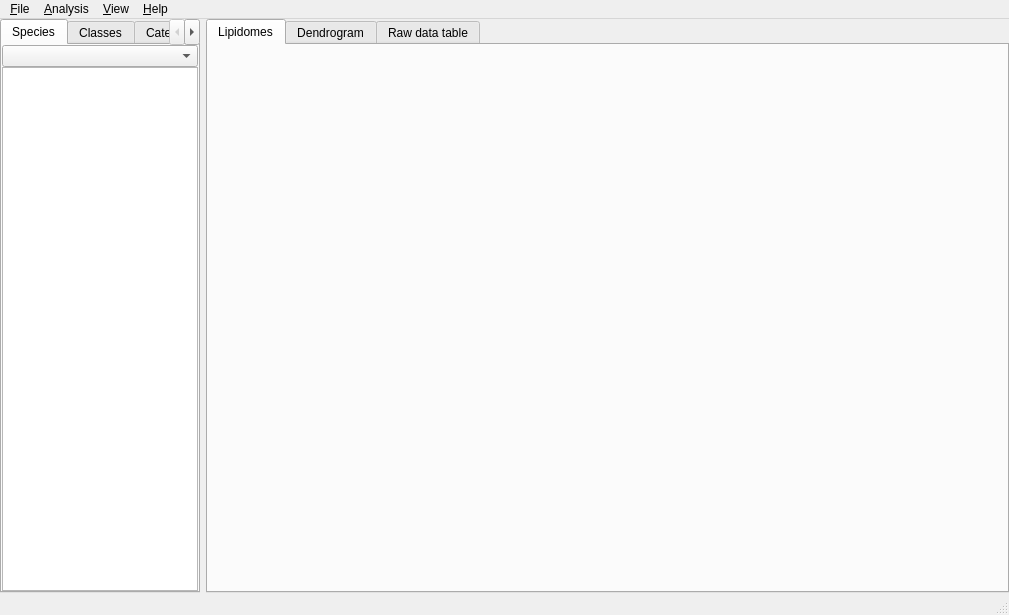
<?xml version="1.0" encoding="UTF-8"?>
<ui version="4.0">
 <class>LipidSpaceGUI</class>
 <widget class="QMainWindow" name="LipidSpaceGUI">
  <property name="geometry">
   <rect>
    <x>0</x>
    <y>0</y>
    <width>1009</width>
    <height>615</height>
   </rect>
  </property>
  <property name="windowTitle">
   <string>LipidSpace</string>
  </property>
  <widget class="QWidget" name="centralwidget">
   <property name="minimumSize">
    <size>
     <width>500</width>
     <height>400</height>
    </size>
   </property>
   <layout class="QGridLayout" name="gridLayout_2">
    <property name="leftMargin">
     <number>0</number>
    </property>
    <property name="topMargin">
     <number>0</number>
    </property>
    <property name="rightMargin">
     <number>0</number>
    </property>
    <property name="bottomMargin">
     <number>0</number>
    </property>
    <item row="0" column="1">
     <widget class="QTabWidget" name="tabWidget_2">
      <property name="currentIndex">
       <number>0</number>
      </property>
      <widget class="QWidget" name="tab_5">
       <attribute name="title">
        <string>Lipidomes</string>
       </attribute>
       <layout class="QGridLayout" name="gridLayout">
        <property name="leftMargin">
         <number>0</number>
        </property>
        <property name="topMargin">
         <number>0</number>
        </property>
        <property name="rightMargin">
         <number>0</number>
        </property>
        <property name="bottomMargin">
         <number>0</number>
        </property>
        <property name="spacing">
         <number>0</number>
        </property>
       </layout>
      </widget>
      <widget class="QWidget" name="tab_6">
       <attribute name="title">
        <string>Dendrogram</string>
       </attribute>
       <layout class="QGridLayout" name="gridLayout_3">
        <property name="leftMargin">
         <number>0</number>
        </property>
        <property name="topMargin">
         <number>0</number>
        </property>
        <property name="rightMargin">
         <number>0</number>
        </property>
        <property name="bottomMargin">
         <number>0</number>
        </property>
        <property name="spacing">
         <number>0</number>
        </property>
       </layout>
      </widget>
      <widget class="QWidget" name="tab_7">
       <attribute name="title">
        <string>Raw data table</string>
       </attribute>
       <layout class="QGridLayout" name="gridLayout_4">
        <property name="leftMargin">
         <number>0</number>
        </property>
        <property name="topMargin">
         <number>0</number>
        </property>
        <property name="rightMargin">
         <number>0</number>
        </property>
        <property name="bottomMargin">
         <number>0</number>
        </property>
        <property name="spacing">
         <number>0</number>
        </property>
        <item row="0" column="0">
         <widget class="QTableView" name="tableView"/>
        </item>
       </layout>
      </widget>
     </widget>
    </item>
    <item row="0" column="0">
     <widget class="QTabWidget" name="tabWidget">
      <property name="minimumSize">
       <size>
        <width>200</width>
        <height>0</height>
       </size>
      </property>
      <property name="maximumSize">
       <size>
        <width>200</width>
        <height>16777215</height>
       </size>
      </property>
      <property name="currentIndex">
       <number>0</number>
      </property>
      <widget class="QWidget" name="tab">
       <attribute name="title">
        <string>Species</string>
       </attribute>
       <layout class="QVBoxLayout" name="verticalLayout">
        <property name="spacing">
         <number>0</number>
        </property>
        <property name="leftMargin">
         <number>0</number>
        </property>
        <property name="topMargin">
         <number>0</number>
        </property>
        <property name="rightMargin">
         <number>0</number>
        </property>
        <property name="bottomMargin">
         <number>0</number>
        </property>
        <item>
         <widget class="QComboBox" name="comboBox"/>
        </item>
        <item>
         <widget class="QListWidget" name="listWidget"/>
        </item>
       </layout>
      </widget>
      <widget class="QWidget" name="tab_2">
       <attribute name="title">
        <string>Classes</string>
       </attribute>
       <layout class="QVBoxLayout" name="verticalLayout_2">
        <property name="spacing">
         <number>0</number>
        </property>
        <property name="leftMargin">
         <number>0</number>
        </property>
        <property name="topMargin">
         <number>0</number>
        </property>
        <property name="rightMargin">
         <number>0</number>
        </property>
        <property name="bottomMargin">
         <number>0</number>
        </property>
        <item>
         <widget class="QListView" name="listView"/>
        </item>
       </layout>
      </widget>
      <widget class="QWidget" name="tab_3">
       <attribute name="title">
        <string>Categories</string>
       </attribute>
       <layout class="QVBoxLayout" name="verticalLayout_3">
        <property name="spacing">
         <number>0</number>
        </property>
        <property name="leftMargin">
         <number>0</number>
        </property>
        <property name="topMargin">
         <number>0</number>
        </property>
        <property name="rightMargin">
         <number>0</number>
        </property>
        <property name="bottomMargin">
         <number>0</number>
        </property>
        <item>
         <widget class="QListView" name="listView_2"/>
        </item>
       </layout>
      </widget>
      <widget class="QWidget" name="tab_4">
       <attribute name="title">
        <string>Files</string>
       </attribute>
       <layout class="QVBoxLayout" name="verticalLayout_4">
        <property name="spacing">
         <number>0</number>
        </property>
        <property name="leftMargin">
         <number>0</number>
        </property>
        <property name="topMargin">
         <number>0</number>
        </property>
        <property name="rightMargin">
         <number>0</number>
        </property>
        <property name="bottomMargin">
         <number>0</number>
        </property>
        <item>
         <widget class="QListView" name="listView_3"/>
        </item>
       </layout>
      </widget>
     </widget>
    </item>
   </layout>
  </widget>
  <widget class="QMenuBar" name="menubar">
   <property name="geometry">
    <rect>
     <x>0</x>
     <y>0</y>
     <width>1009</width>
     <height>23</height>
    </rect>
   </property>
   <widget class="QMenu" name="menuLipidSpace">
    <property name="title">
     <string>&amp;File</string>
    </property>
    <addaction name="actionLoad_list_s"/>
    <addaction name="actionLoad_table"/>
    <addaction name="separator"/>
    <addaction name="actionExport_Results"/>
    <addaction name="separator"/>
    <addaction name="actionQuit"/>
   </widget>
   <widget class="QMenu" name="menuAnalysis">
    <property name="title">
     <string>&amp;Analysis</string>
    </property>
    <addaction name="actionManage_lipidomes"/>
    <addaction name="actionSet_number_of_principal_components"/>
    <addaction name="separator"/>
    <addaction name="actionIgnoring_lipid_sn_positions"/>
    <addaction name="actionIgnore_quantitative_information"/>
    <addaction name="actionUnbound_lipid_distance_metric"/>
   </widget>
   <widget class="QMenu" name="menuView">
    <property name="title">
     <string>&amp;View</string>
    </property>
    <widget class="QMenu" name="menuTile_layout">
     <property name="title">
      <string>Tile layout</string>
     </property>
     <addaction name="actionAutomatically"/>
     <addaction name="separator"/>
     <addaction name="action1_column"/>
     <addaction name="action2_columns"/>
     <addaction name="action3_columns"/>
     <addaction name="action4_columns"/>
     <addaction name="action5_columns"/>
     <addaction name="action6_columns"/>
    </widget>
    <addaction name="actionSet_transparency"/>
    <addaction name="actionSelect_principal_components"/>
    <addaction name="menuTile_layout"/>
    <addaction name="separator"/>
    <addaction name="actionShow_global_lipidome"/>
    <addaction name="actionShow_dendrogram"/>
    <addaction name="actionShow_quantitative_information"/>
   </widget>
   <widget class="QMenu" name="menuHelp">
    <property name="title">
     <string>&amp;Help</string>
    </property>
    <addaction name="actionAbout"/>
    <addaction name="actionLog_messages"/>
   </widget>
   <addaction name="menuLipidSpace"/>
   <addaction name="menuAnalysis"/>
   <addaction name="menuView"/>
   <addaction name="menuHelp"/>
  </widget>
  <widget class="QStatusBar" name="statusBar"/>
  <action name="actionLoad_list_s">
   <property name="text">
    <string>Import &amp;list(s)</string>
   </property>
  </action>
  <action name="actionLoad_table">
   <property name="text">
    <string>Import &amp;table</string>
   </property>
  </action>
  <action name="actionQuit">
   <property name="text">
    <string>&amp;Quit</string>
   </property>
  </action>
  <action name="actionRemove_all_lipidomes">
   <property name="text">
    <string>Remove all lipidomes</string>
   </property>
  </action>
  <action name="actionSet_transparency">
   <property name="text">
    <string>Set transparency</string>
   </property>
  </action>
  <action name="actionAutomatically">
   <property name="checkable">
    <bool>true</bool>
   </property>
   <property name="checked">
    <bool>true</bool>
   </property>
   <property name="text">
    <string>Automatically</string>
   </property>
  </action>
  <action name="action2_columns">
   <property name="checkable">
    <bool>true</bool>
   </property>
   <property name="text">
    <string>2 columns</string>
   </property>
  </action>
  <action name="action3_columns">
   <property name="checkable">
    <bool>true</bool>
   </property>
   <property name="text">
    <string>3 columns</string>
   </property>
  </action>
  <action name="action4_columns">
   <property name="checkable">
    <bool>true</bool>
   </property>
   <property name="text">
    <string>4 columns</string>
   </property>
  </action>
  <action name="action5_columns">
   <property name="checkable">
    <bool>true</bool>
   </property>
   <property name="text">
    <string>5 columns</string>
   </property>
  </action>
  <action name="actionShow_global_lipidome">
   <property name="checkable">
    <bool>true</bool>
   </property>
   <property name="checked">
    <bool>true</bool>
   </property>
   <property name="text">
    <string>Show global lipidome</string>
   </property>
  </action>
  <action name="actionShow_dendrogram">
   <property name="checkable">
    <bool>true</bool>
   </property>
   <property name="checked">
    <bool>true</bool>
   </property>
   <property name="text">
    <string>Show dendrogram</string>
   </property>
  </action>
  <action name="action1_column">
   <property name="checkable">
    <bool>true</bool>
   </property>
   <property name="text">
    <string>1 column</string>
   </property>
  </action>
  <action name="action6_columns">
   <property name="checkable">
    <bool>true</bool>
   </property>
   <property name="text">
    <string>6 columns</string>
   </property>
  </action>
  <action name="actionAbout">
   <property name="text">
    <string>About</string>
   </property>
  </action>
  <action name="actionLog_messages">
   <property name="text">
    <string>Log messages</string>
   </property>
  </action>
  <action name="actionShow_quantitative_information">
   <property name="checkable">
    <bool>true</bool>
   </property>
   <property name="checked">
    <bool>true</bool>
   </property>
   <property name="text">
    <string>Show quantitative information</string>
   </property>
  </action>
  <action name="actionIgnoring_lipid_sn_positions">
   <property name="checkable">
    <bool>true</bool>
   </property>
   <property name="text">
    <string>Ignoring lipid sn-positions</string>
   </property>
  </action>
  <action name="actionManage_lipidomes">
   <property name="text">
    <string>Manage lipidomes</string>
   </property>
  </action>
  <action name="actionIgnore_quantitative_information">
   <property name="checkable">
    <bool>true</bool>
   </property>
   <property name="text">
    <string>Ignore quantitative information</string>
   </property>
  </action>
  <action name="actionUnbound_lipid_distance_metric">
   <property name="checkable">
    <bool>true</bool>
   </property>
   <property name="text">
    <string>Unbound lipid distance metric</string>
   </property>
  </action>
  <action name="actionExport_Results">
   <property name="text">
    <string>Export Results</string>
   </property>
  </action>
  <action name="actionSet_number_of_principal_components">
   <property name="text">
    <string>Set number of principal components</string>
   </property>
  </action>
  <action name="actionSelect_principal_components">
   <property name="text">
    <string>Select principal components</string>
   </property>
  </action>
 </widget>
 <resources/>
 <connections/>
</ui>
